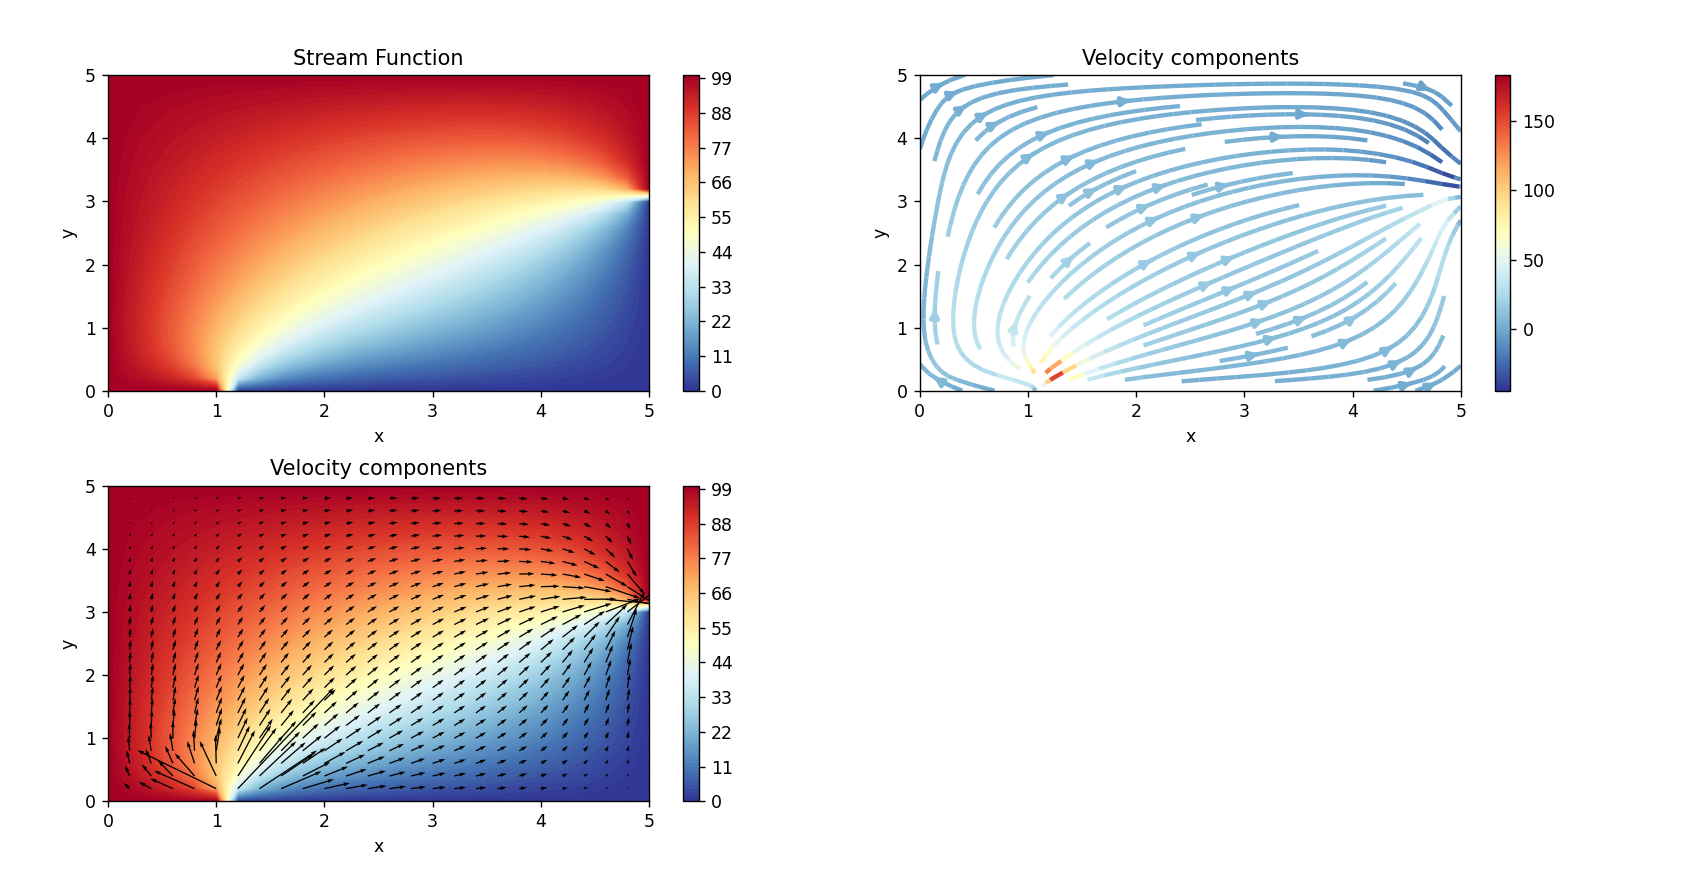

Recreate this plot in Python.
import numpy as np
import matplotlib.pyplot as plt
import matplotlib.gridspec as grdsp

# Node number
nx = 26
ny = 26

# Deltas
dx = 0.2
dy = 0.2

# Control Volume size
x_min = 0
y_min = 0
x_max = 5
y_max = 5

# Number of iterations and maximum error allowed
max_error = 0.1
sum = 0
iter = 0

# Coefficients
alpha = dx / dy
beta = (1 / (2 * (1 + alpha ** 2)))

# Boundary Conditions (B. C.)
psi_1 = 0
psi_2 = 100

# Creating vectors 
_X = np.linspace(x_min, x_max, nx)
_Y = np.linspace(y_min, y_max, ny)

# Creating mesh
X, Y = np.meshgrid(_X, _Y)

# Matrix creation
PSI = np.zeros ((ny, nx))
u = np.zeros ((ny, nx))
v = np.zeros ((ny, nx))
error = np.zeros ((ny, nx))

# Using B.C.

## A section
PSI [ : , : 1] = psi_2

## B section
PSI [(ny - 1) : , : ] = psi_2

## C section
PSI [16 : ny, (nx - 1) : ] = psi_2

## D section
PSI [ : 16, (nx - 1) : ] = psi_1

## E section
PSI [ : 1, : 6] = psi_2

## F section
PSI [ : 1, 6 : nx] = psi_1

### Solution

while True:
    for i in range(1, (ny - 1)):
        for j in range(1, (nx - 1)):
            psi = np.copy(PSI)

            # Equation to be solved by finite differences method and Point Gauss-Seidel
            PSI[i, j] = beta * (psi[i + 1][j] + psi[i - 1][j] + (alpha ** 2) * (psi[i][j + 1] + psi[i][j - 1]))

            # u = dpsi / dy; backward
            u[i, j] = ((PSI[i, j] -PSI[i - 1, j]) / dx)

            # v = - dpsi / dx; backward
            v[i, j] = (- (PSI[i, j] -PSI[i, j - 1]) / dy)

            # Error
            error[i, j] = np.absolute(PSI[i, j] - psi[i, j])

    iter += 1
    sum = np.sum(error)

    # Condition to break the loop

    if (sum < max_error):
        print("The error is", format(sum, '.4f'),"at iteration", iter, ".")
        break

# Graph method
cmap = plt.cm.get_cmap("RdYlBu_r")
fig = plt.figure(figsize = (15, 12))
gs = grdsp.GridSpec(nrows = 2, ncols = 2, figure = fig)

streamlines = fig.add_subplot(gs[0, 0])
strm_funct = streamlines.contourf(X, Y, PSI, 100, cmap = cmap)
fig.colorbar(strm_funct)
streamlines.set_title('Stream Function')
streamlines.set_xlabel('x')
streamlines.set_ylabel('y')

vel = fig.add_subplot(gs[0, 1])
strm = vel.streamplot(X, Y, u, v, color = v, linewidth = 2.5, cmap = cmap)
fig.colorbar(strm.lines)
vel.set_title('Velocity components')
vel.set_xlabel('x')
vel.set_ylabel('y')

vect = fig.add_subplot(gs[1, 0])
vect.contourf(X, Y, PSI, 100, cmap = cmap)
vect.quiver(X, Y, u, v)
fig.colorbar(strm_funct)
vect.set_title('Velocity components')
vect.set_xlabel('x')
vect.set_ylabel('y')

plt.show()
